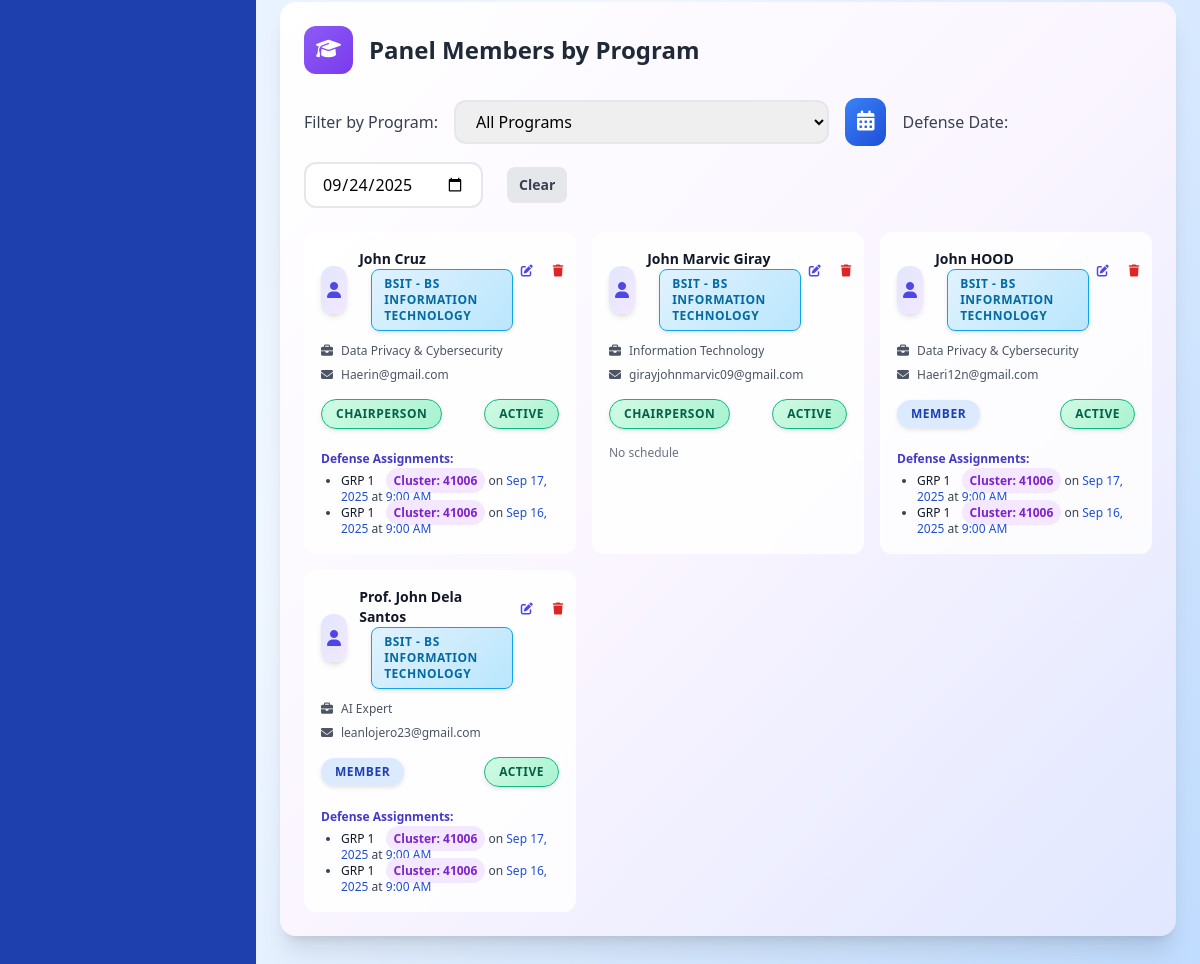
Page /admin-pages/panel-assignment.php (signed in, lower part) on the earlier database version.
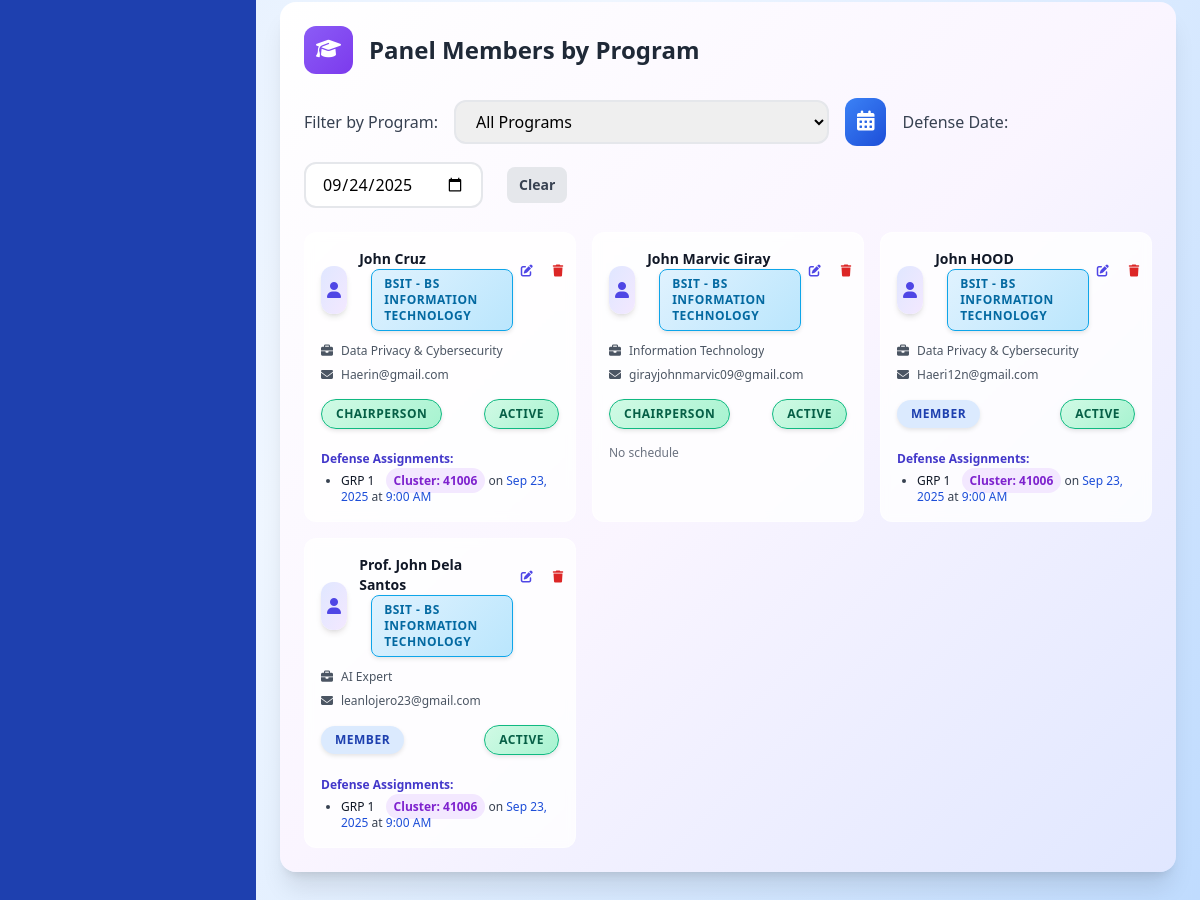
Same page on the later database version.
### tables this page shows
CREATE TABLE `panel_members` (
  `id` int(11) NOT NULL,
  `first_name` varchar(50) NOT NULL,
  `last_name` varchar(50) NOT NULL,
  `email` varchar(100) NOT NULL,
  `specialization` varchar(100) NOT NULL,
  `program` varchar(50) DEFAULT NULL,
  `status` enum('active','inactive') DEFAULT 'active',
  `role` enum('chairperson','member') NOT NULL DEFAULT 'member',
  `created_at` timestamp NOT NULL DEFAULT current_timestamp(),
  `updated_at` timestamp NOT NULL DEFAULT current_timestamp() ON UPDATE current_timestamp()
);

CREATE TABLE `defense_panel` (
  `id` int(11) NOT NULL,
  `defense_id` int(11) NOT NULL,
  `faculty_id` int(11) NOT NULL,
  `role` enum('chair','member') DEFAULT 'member',
  `created_at` timestamp NOT NULL DEFAULT current_timestamp()
);

CREATE TABLE `groups` (
  `id` int(11) NOT NULL,
  `name` varchar(255) NOT NULL,
  `program` varchar(50) NOT NULL,
  `cluster_id` int(11) DEFAULT NULL,
  `join_code` varchar(10) DEFAULT NULL,
  `created_at` timestamp NOT NULL DEFAULT current_timestamp()
);

CREATE TABLE `clusters` (
  `id` int(11) NOT NULL,
  `program` varchar(100) NOT NULL,
  `cluster` varchar(50) NOT NULL,
  `school_year` varchar(20) NOT NULL,
  `faculty_id` int(11) DEFAULT NULL,
  `assigned_date` date DEFAULT NULL,
  `student_count` int(11) DEFAULT 0,
  `capacity` int(11) DEFAULT 50,
  `status` enum('assigned','pending','unassigned') DEFAULT 'unassigned',
  `created_date` timestamp NOT NULL DEFAULT current_timestamp() ON UPDATE current_timestamp()
);

CREATE TABLE `defense_schedules` (
  `id` int(11) NOT NULL,
  `group_id` int(11) DEFAULT NULL,
  `defense_date` date DEFAULT NULL,
  `start_time` time DEFAULT NULL,
  `end_time` time DEFAULT NULL,
  `room_id` int(11) DEFAULT NULL,
  `status` enum('scheduled','completed','cancelled','failed','passed','pre_completed') DEFAULT 'scheduled',
  `created_at` timestamp NOT NULL DEFAULT current_timestamp(),
  `defense_type` enum('pre_oral','final','pre_oral_redefense','final_redefense') DEFAULT NULL,
  `defense_result` enum('pending','passed','failed','redefense') DEFAULT 'pending',
  `parent_defense_id` int(11) DEFAULT NULL,
  `redefense_reason` text DEFAULT NULL,
  `is_redefense` tinyint(1) DEFAULT 0,
  `completed_at` timestamp NULL DEFAULT NULL,
  `updated_at` timestamp NOT NULL DEFAULT current_timestamp() ON UPDATE current_timestamp()
);

### admin-pages/panel-assignment.php (the view, shortened to what this page needs)
<?php
include('../includes/connection.php');
$programs = [
    'bsit' => 'BSIT - BS Information Technology',
    'bshm' => 'BSHM - BS Hospitality Management',
    'bsoa' => 'BSOA - BS Office Administration',
    'bsba' => 'BSBA - BS Business Administration',
    'bscrim' => 'BSCrim - BS Criminology',
    'beed' => 'BEEd - Bachelor of Elementary Education',
    'bsed' => 'BSEd - Bachelor of Secondary Education',
    'bscpe' => 'BSCpE - BS Computer Engineering',
    'bstm' => 'BSTM - BS Tourism Management',
    'bsentrep' => 'BSEntrep - BS Entrepreneurship',
    'bsais' => 'BSAIS - BS Accounting Information System',
    'bspsych' => 'BSPsych - BS Psychology',
    'blis' => 'BLIS - BL Information Science'
];
$panel_query = "SELECT * FROM panel_members ORDER BY program, last_name, first_name";
$panel_result = $conn->query($panel_query);
$panel_members_by_program = [];
while ($row = $panel_result->fetch_assoc()) {
    $program = $row['program'];
    if (!isset($panel_members_by_program[$program])) {
        $panel_members_by_program[$program] = [];
    }
    $assignments = [];
    $defense_panel_query = "SELECT dp.*, ds.defense_date, ds.start_time, ds.end_time, ds.group_id, g.name as group_name, c.cluster as cluster_name
        FROM defense_panel dp
        JOIN defense_schedules ds ON dp.defense_id = ds.id
        JOIN groups g ON ds.group_id = g.id
        LEFT JOIN clusters c ON g.cluster_id = c.id
        WHERE dp.faculty_id = " . intval($row['id']) . "
        ORDER BY ds.defense_date DESC, ds.start_time DESC";
    $defense_panel_result = $conn->query($defense_panel_query);
    while ($ap = $defense_panel_result->fetch_assoc()) {
        $assignments[] = $ap;
    }
    $row['defense_assignments'] = $assignments;
    $panel_members_by_program[$program][] = $row;
}
?>
<!DOCTYPE html>
<html lang="en">
<head>
    <link rel="stylesheet" href="../assets/css/style-panel-assignment.css">
    <script src="https://cdn.tailwindcss.com"></script>
    <link rel="stylesheet" href="https://cdn.jsdelivr.net/npm/flatpickr/dist/flatpickr.min.css">
    <link rel="stylesheet" href="https://cdnjs.cloudflare.com/ajax/libs/font-awesome/6.0.0/css/all.min.css">
</head>
<body class="bg-gradient-to-br from-blue-100 via-blue-50 to-blue-200 h-screen overflow-hidden">
    <div class="min-h-screen flex">
        <?php include('../includes/admin-sidebar.php'); ?>
        <main class="flex-1 overflow-y-auto p-6">
            <div class="bg-gradient-to-br from-white via-purple-50 to-indigo-100 rounded-2xl p-6 mb-8 animate-scale-in shadow-xl border-0">
                <div class="flex items-center mb-6">
                    <div class="gradient-purple p-3 rounded-xl mr-4">
                        <i class="fas fa-graduation-cap text-white text-xl"></i>
                    </div>
                    <h2 class="text-2xl font-bold text-gray-800">
                        Panel Members by Program
                    </h2>
                </div>
                <div class="flex flex-wrap items-center gap-4 mb-6">
                    <label for="programDropdown" class="font-medium text-gray-700">Filter by Program:</label>
                    <select id="programDropdown" class="px-4 py-2 border-2 border-gray-200 rounded-xl focus:outline-none focus:ring-2 focus:ring-primary focus:border-primary transition-all">
                        <option value="all">All Programs</option>
                    </select>
                    <div class="gradient-blue p-3 rounded-xl">
                        <i class="fas fa-calendar-alt text-white text-xl"></i>
                    </div>
                    <label for="calendarFilter" class="font-medium text-gray-700">Defense Date:</label>
                    <input type="date" id="calendarFilter" class="px-4 py-2 border-2 border-gray-200 rounded-xl focus:outline-none focus:ring-2 focus:ring-primary focus:border-primary transition-all" value="<?php echo date('Y-m-d'); ?>">
                    <button type="button" onclick="clearCalendarFilter()" class="ml-2 bg-gray-200 text-gray-700 px-3 py-2 rounded-lg text-sm font-semibold hover:bg-gray-300">Clear</button>
                </div>
                <?php
                $first = true;
                foreach ($programs as $program_key => $program_name):
                    $members = $panel_members_by_program[$program_key] ?? [];
                ?>
                <div class="program-content <?php echo $first ? 'active' : ''; ?>" id="program-<?php echo $program_key; ?>">
                    <?php if (count($members) > 0): ?>
                        <div class="grid grid-cols-1 md:grid-cols-2 lg:grid-cols-3 gap-4">
                            <?php foreach ($members as $row): ?>
                            <div class="bg-white/80 backdrop-blur-sm rounded-xl p-4 border border-white/40 hover:shadow-lg transition-all duration-300 hover:-translate-y-1 panel-member-card">
                                <div class="flex items-start justify-between mb-3">
                                    <div class="flex items-center">
                                        <div class="w-12 h-12 rounded-xl bg-gradient-to-br from-indigo-100 to-purple-100 flex items-center justify-center shadow-md mr-3">
                                            <i class="fas fa-user text-indigo-600"></i>
                                        </div>
                                        <div>
                                                <h3 class="font-bold text-gray-900 text-sm"><?php echo $row['first_name'] . ' ' . $row['last_name']; ?></h3>
                                                <span class="text-xs <?php echo $row['program'] . '-badge'; ?> program-badge">
                                                    <?php echo $programs[$row['program']]; ?>
                                                </span>
                                            </div>
                                    </div>
                                    <div class="flex space-x-1">
                                        <a href="admin-pages/panel-assignment.php?edit_id=<?php echo $row['id']; ?>" class="p-2 text-indigo-600 hover:bg-indigo-100 rounded-lg transition-colors" title="Edit">
                                            <i class="fas fa-edit text-xs"></i>
                                        </a>
                                        <button type="button" onclick="showDeleteModal(<?php echo $row['id']; ?>)" class="p-2 text-red-600 hover:bg-red-100 rounded-lg transition-colors" title="Delete">
                                            <i class="fas fa-trash text-xs"></i>
                                        </button>
                                    </div>
                                </div>
                                <div class="space-y-2">
                                    <div class="flex items-center text-xs text-gray-600">
                                        <i class="fas fa-briefcase mr-2 w-3"></i>
                                        <span class="truncate"><?php echo $row['specialization']; ?></span>
                                    </div>
                                    <div class="flex items-center text-xs text-gray-600">
                                        <i class="fas fa-envelope mr-2 w-3"></i>
                                        <span class="truncate"><?php echo $row['email']; ?></span>
                                    </div>
                                    <div class="flex items-center justify-between pt-2">
                                        <span class="status-badge <?php echo $row['role'] == 'chairperson' ? 'status-accepted' : 'bg-blue-100 text-blue-800'; ?> text-xs">
                                            <?php echo ucfirst($row['role']); ?>
                                        </span>
                                        <span class="status-badge <?php echo $row['status'] == 'active' ? 'status-accepted' : 'bg-gray-100 text-gray-800'; ?> text-xs">
                                            <?php echo ucfirst($row['status']); ?>
                                        </span>
                                    </div>
                                    <?php
                                    $selectedDate = isset($_GET['defense_date']) ? $_GET['defense_date'] : '';
                                    $assignments = $row['defense_assignments'];
                                    $filteredAssignments = [];
                                    if (!empty($selectedDate)) {
                                        foreach ($assignments as $as) {
                                            if ($as['defense_date'] === $selectedDate) {
                                                $filteredAssignments[] = $as;
                                            }
                                        }
                                    } else {
                                        $filteredAssignments = $assignments;
                                    }
                                    ?>
                                    <?php if (!empty($filteredAssignments)): ?>
                                    <div class="pt-2">
                                        <span class="text-xs font-semibold text-indigo-700">Defense Assignments:</span>
                                        <ul class="list-disc ml-5 mt-1 text-xs text-gray-700">
                                            <?php foreach ($filteredAssignments as $as): ?>
                                                <li>
                                                    <span class="font-medium text-gray-900"><?php echo $as['group_name']; ?></span>
                                                    <?php if (!empty($as['cluster_name'])): ?>
                                                        <span class="ml-2 px-2 py-1 bg-purple-100 text-purple-700 rounded-full text-xs font-semibold">Cluster: <?php echo htmlspecialchars($as['cluster_name']); ?></span>
                                                    <?php endif; ?>
                                                    on <span class="text-blue-700 defense-date" data-date="<?php echo $as['defense_date']; ?>"><?php echo date('M j, Y', strtotime($as['defense_date'])); ?></span>
                                                    at <span class="text-blue-700"><?php echo date('g:i A', strtotime($as['start_time'])); ?></span>
                                                </li>
                                            <?php endforeach; ?>
                                        </ul>
                                    </div>
                                    <?php else: ?>
                                    <div class="pt-2 text-xs text-gray-500">No schedule</div>
                                    <?php endif; ?>
                                </div>
                            </div>
                            <?php endforeach; ?>
                        </div>
                    <?php endif; ?>
                </div>
                <?php
                $first = false;
                endforeach;
                ?>
            </div>
</body>
</html>

### includes/admin-sidebar.php (shortened to what this page needs)
<!DOCTYPE html>
<html lang="en">
<head>
    <script src="https://cdn.tailwindcss.com"></script>
    <link rel="stylesheet" href="https://cdnjs.cloudflare.com/ajax/libs/font-awesome/6.5.0/css/all.min.css">
</head>
<body>
<div class="sidebar sidebar-transition bg-blue-800 text-white flex flex-col hidden md:flex h-screen w-64" id="sidebar">
    <nav class="flex-1 pb-4 hide-scrollbar overflow-y-auto">
    </nav>
</div>
<div class="flex-1 flex flex-col overflow-hidden h-screen">
</body>
</html>

### assets/css/style-panel-assignment.css (style rules this page uses)
.animate-scale-in { animation: scaleIn 0.5s ease-out; }
.status-badge { padding: 0.375rem 0.875rem; border-radius: 20px; font-size: 0.75rem; font-weight: 700; text-transform: uppercase; letter-spacing: 0.5px; box-shadow: 0 2px 4px rgba(0, 0, 0, 0.1); }
.status-accepted { background: linear-gradient(135deg, #d1fae5, #a7f3d0); color: #065f46; border: 1px solid #10b981; }
.gradient-blue { background: linear-gradient(135deg, #3b82f6, #1d4ed8); }
.gradient-purple { background: linear-gradient(135deg, #8b5cf6, #7c3aed); }
.program-content { display: none; animation: fadeIn 0.5s ease-out; }
.program-content.active { display: block; }
.program-badge { display: inline-block; padding: 0.375rem 0.75rem; border-radius: 8px; font-size: 0.7rem; font-weight: 700; margin-left: 0.75rem; text-transform: uppercase; letter-spacing: 0.5px; box-shadow: 0 2px 4px rgba(0, 0, 0, 0.1); }
.bsit-badge { background: linear-gradient(135deg, #e0f2fe, #bae6fd); color: #0369a1; border: 1px solid #0ea5e9; }

### includes/admin-sidebar.php (style rules this page uses)
.hide-scrollbar { overflow-y: auto; -ms-overflow-style: auto; scrollbar-width: thin; scrollbar-gutter: stable; padding-right: 8px; }
.hide-scrollbar { scrollbar-color: rgba(0,0,0,0.22) transparent; }
.sidebar-transition { transition: all 0.3s ease-in-out; }

Differences in the rows shown:
removed defense_panel: groups.name "GRP 1", clusters.cluster "41006", defense_schedules.defense_date "Sep 17, 2025", defense_schedules.start_time "9:00 AM", shown under panel_members "Cruz"
removed defense_panel: groups.name "GRP 1", clusters.cluster "41006", defense_schedules.defense_date "Sep 17, 2025", defense_schedules.start_time "9:00 AM", shown under panel_members "HOOD"
removed defense_panel: groups.name "GRP 1", clusters.cluster "41006", defense_schedules.defense_date "Sep 17, 2025", defense_schedules.start_time "9:00 AM", shown under panel_members "Prof. John Dela"
computed for panel_members "Cruz": loses defense_panel (groups.name "GRP 1", clusters.cluster "41006", defense_schedules.defense_date "Sep 16, 2025", defense_schedules.start_time "9:00 AM")
added defense_panel: groups.name "GRP 1", clusters.cluster "41006", defense_schedules.defense_date "Sep 23, 2025", defense_schedules.start_time "9:00 AM", shown under panel_members "Cruz"
computed for panel_members "HOOD": loses defense_panel (groups.name "GRP 1", clusters.cluster "41006", defense_schedules.defense_date "Sep 16, 2025", defense_schedules.start_time "9:00 AM")
added defense_panel: groups.name "GRP 1", clusters.cluster "41006", defense_schedules.defense_date "Sep 23, 2025", defense_schedules.start_time "9:00 AM", shown under panel_members "HOOD"
computed for panel_members "Prof. John Dela": loses defense_panel (groups.name "GRP 1", clusters.cluster "41006", defense_schedules.defense_date "Sep 16, 2025", defense_schedules.start_time "9:00 AM")
added defense_panel: groups.name "GRP 1", clusters.cluster "41006", defense_schedules.defense_date "Sep 23, 2025", defense_schedules.start_time "9:00 AM", shown under panel_members "Prof. John Dela"
